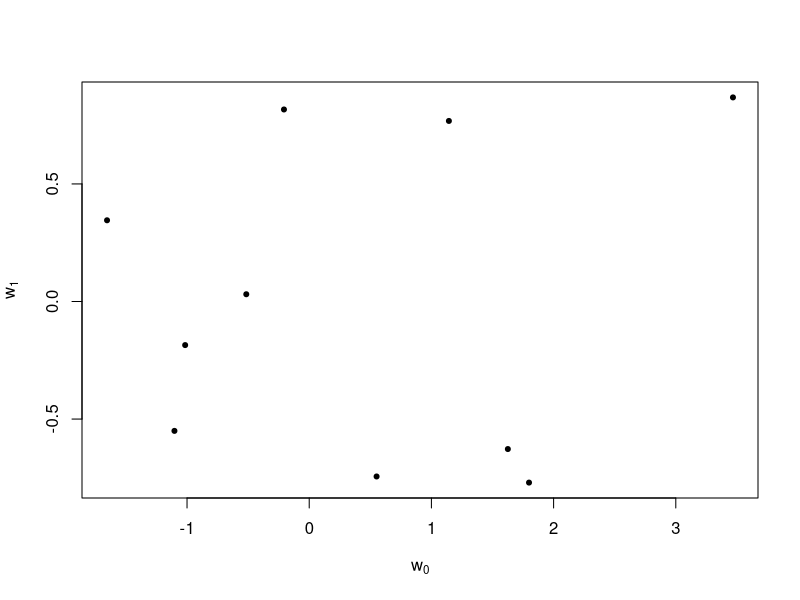
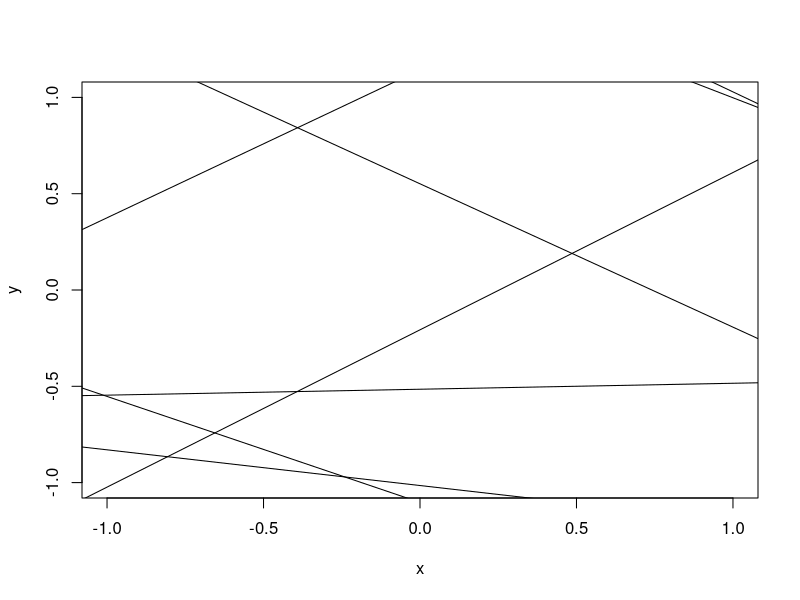
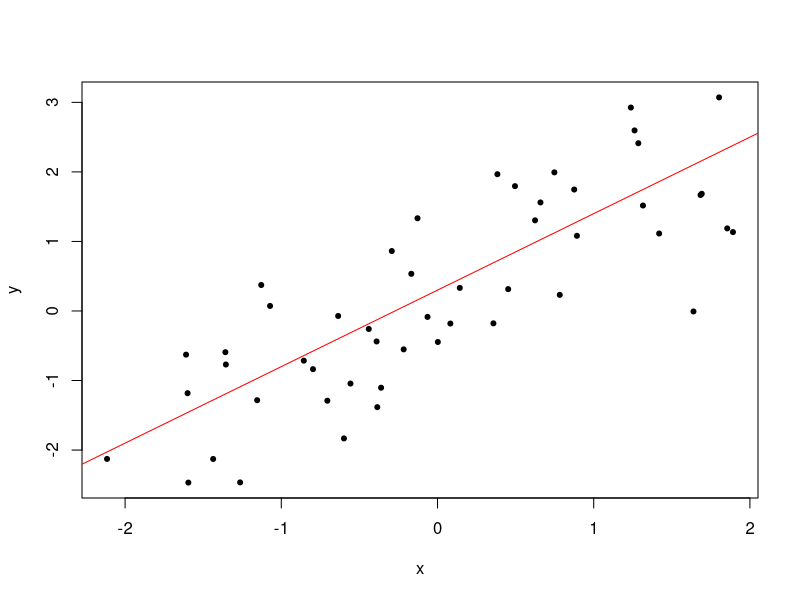
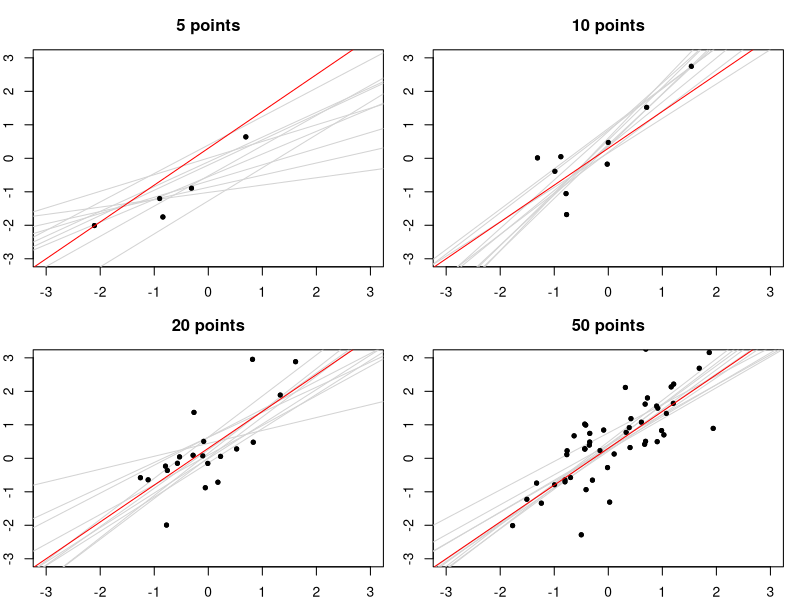
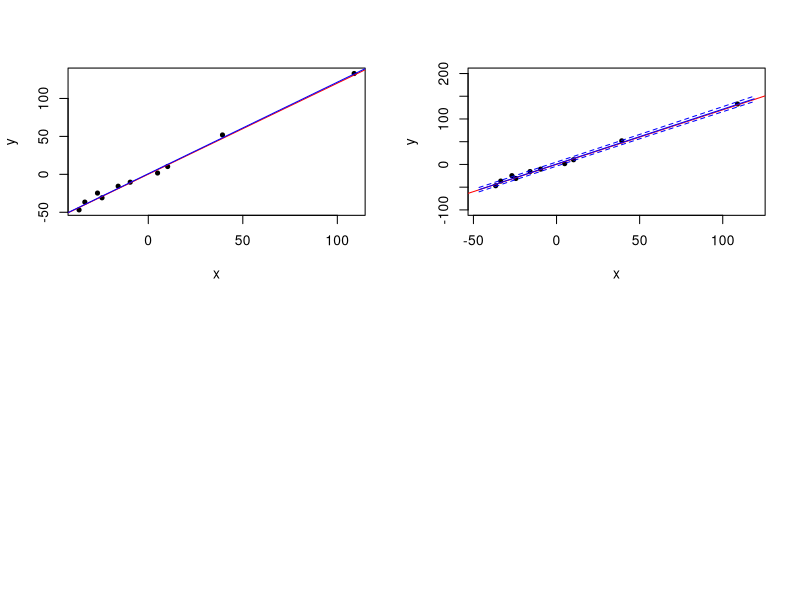

Reproduce these figures in R, in order.
## ---- echo=FALSE, warning=FALSE-----------------------------------------------
suppressPackageStartupMessages(library(MASS, quietly = TRUE))


## -----------------------------------------------------------------------------
mvrnorm(n = 5, mu = c(0,0), Sigma = diag(1, nrow = 2))


## ---- echo=FALSE--------------------------------------------------------------
make_prior <- function(alpha) {
  mean <- c(0, 0)
  S <- diag(1/alpha, nrow = 2)
  list(mean = mean, S = S)
}

sample_from_prior <- function(n, alpha) {
  prior <- make_prior(alpha)
  samples <- mvrnorm(n = n, mu = prior$mean, Sigma = prior$S)
  data.frame(w1 = samples[,1], w0 = samples[,2])  
}


## ----points-from-prior, fig.cap="Weight vectors sampled from the prior distribution.", echo=FALSE----
samples <- sample_from_prior(10, 1)
plot(samples$w0, samples$w1, pch=20,
     xlab=expression(w[0]), ylab=expression(w[1]))


## ----lines-from-prior, fig.cap="Weight vectors sampled from the prior distribution represented as lines.", echo=FALSE----
plot(c(-1,1), c(-1,1), type="n", xlab="x", ylab="y")
for (i in seq(samples$w0)) {
    abline(a = samples$w0[i], b = samples$w1[i])
}


## -----------------------------------------------------------------------------
w0 <- 0.3 ; w1 <- 1.1 ; beta <- 1.3
x <- rnorm(50)
y <- rnorm(50, w1 * x + w0, 1/beta)


## ----sampled-points, fig.cap="Randomly sampled $(x,y)$ values. The true linear model is shown in red.", echo=FALSE----
plot(x, y, pch=20)
abline(a = w0, b = w1, col="red")


## ---- echo=FALSE--------------------------------------------------------------
make_model_matrix <- function(x) cbind(1, x)

make_posterior <- function(x, y, alpha, beta) {
    phi <- make_model_matrix(x)
    S <- solve(diag(alpha, 2) + beta * t(phi) %*% phi)
    mean <- beta * S %*% t(phi) %*% y
    list(mean = mean, S = S)
}

sample_from_posterior <- function(n, x, y, alpha, beta) {
  posterior <- make_posterior(x, y, alpha, beta)
  samples <- mvrnorm(n = n, mu = posterior$mean, Sigma = posterior$S)
  data.frame(w0 = samples[,1], w1 = samples[,2])  
}


## ----samples-from-posterior, fig.cap="Lines drawn from the posterior. The true line is shown in red.", echo=FALSE----
plot_samples <- function(n) {
    x <- rnorm(n)
    y <- rnorm(n, w1 * x + w0, 1/beta)
    samples <- sample_from_posterior(10, x, y, beta, 1)

    plot(x, y, pch=20, main=paste(n, "points"), xlim=c(-3,3), ylim=c(-3,3))
    for (i in seq(samples$w0)) {
        abline(a = samples$w0[i], b = samples$w1[i], col="lightgray")
    }
    points(x, y, pch=20)
    abline(a = w0, b = w1, col="red")
}

op <- par(mar = c(2,2,3,1))
layout(matrix(1:4, nrow=2, byrow=TRUE))
plot_samples(5)  ; plot_samples(10)
plot_samples(20) ; plot_samples(50)
par(op)


## ----predicted-line, echo = FALSE, fig.cap="True linear model in red and predicted values in blue."----
predict_new_dist <- function(x, posterior, beta) {
  phi <- function(x) matrix(c(1, x), ncol=1)
  
  mean = t(posterior$mean) %*% phi(x)
  var = 1/beta + t(phi(x)) %*% posterior$S %*% phi(x)
  list(mean = mean, var = var)
}

predict_new_map <- function(predict_dist) predict_dist$mean

alpha <- 1; beta <- 0.2
w0 <- 0.2; w1 <- 1.2
x <- rnorm(10, sd=50)
y <- rnorm(10, w1 * x + w0, 1/beta)

posterior <- make_posterior(x, y, alpha, beta)
predict_x <- Vectorize(function(x) predict_new_map(predict_new_dist(x, posterior, beta)))

plot(x, y, pch=20)
abline(a = w0, b = w1, col="red")

new_x <- seq(min(x)-10, max(x)+10, length.out = 100)
new_y <- predict_x(new_x)
lines(new_x, new_y, col="blue")



## ----prediction-with-support, fig.cap="Prediction with 95% support interval.", echo=FALSE----
predict_new_quantile <- function(x, q, posterior, beta) {
  predict_dist <- predict_new_dist(x, posterior, beta)
  qnorm(q, mean = predict_dist$mean, sd = sqrt(predict_dist$var))
}

new_y_q <- rbind(vapply(new_x, function(x) predict_new_quantile(x, 0.975, posterior, beta), 1),
                 vapply(new_x, function(x) predict_new_quantile(x, 0.025, posterior, beta), 1))

xx <- vapply(new_x, function(x) predict_new_quantile(x, 0.975, posterior, beta), 1)


plot(x, y, pch=20, xlim=c(min(x)-10,max(x)+10), ylim=c(-100,200))
abline(a = w0, b = w1, col="red")
lines(new_x, new_y, col="blue")
lines(new_x, new_y_q[1,], col="blue", lty="dashed")
lines(new_x, new_y_q[2,], col="blue", lty="dashed")


## -----------------------------------------------------------------------------
predictors <- data.frame(x = rnorm(5), z = rnorm(5))
y <- with(predictors, rnorm(5, mean = 3*x + 5*z + 2))

model <- y ~ x + z

model.frame(model, data = predictors)


## -----------------------------------------------------------------------------
x <- runif(10)
model.frame(~ x + I(x^2))


## -----------------------------------------------------------------------------
x <- runif(10)
y <- rnorm(10, mean=x)

model.no.intercept <- y ~ x + 0
(frame.no.intercept <- model.frame(model.no.intercept))
model.matrix(model.no.intercept, frame.no.intercept)

model.with.intercept <- y ~ x
(frame.with.intercept <- model.frame(model.with.intercept))
model.matrix(model.with.intercept, frame.with.intercept)


## -----------------------------------------------------------------------------
model.response(frame.with.intercept)


## -----------------------------------------------------------------------------
training.data <- data.frame(x = runif(5), y = runif(5))
frame <- model.frame(y ~ x, training.data)
model.matrix(y ~ x, frame)

predict.data <- data.frame(x = runif(5))


## -----------------------------------------------------------------------------
frame <- model.frame(~ x, predict.data)
model.matrix(~ x, frame)


## -----------------------------------------------------------------------------
# assume this is a parameter you don't know
unknown <- y ~ x 

# get the formula without the response
responseless_formula <- delete.response(terms(unknown))
# and then you can use it with model.frame
frame <- model.frame(responseless_formula, predict.data)
model.matrix(responseless_formula, frame)

